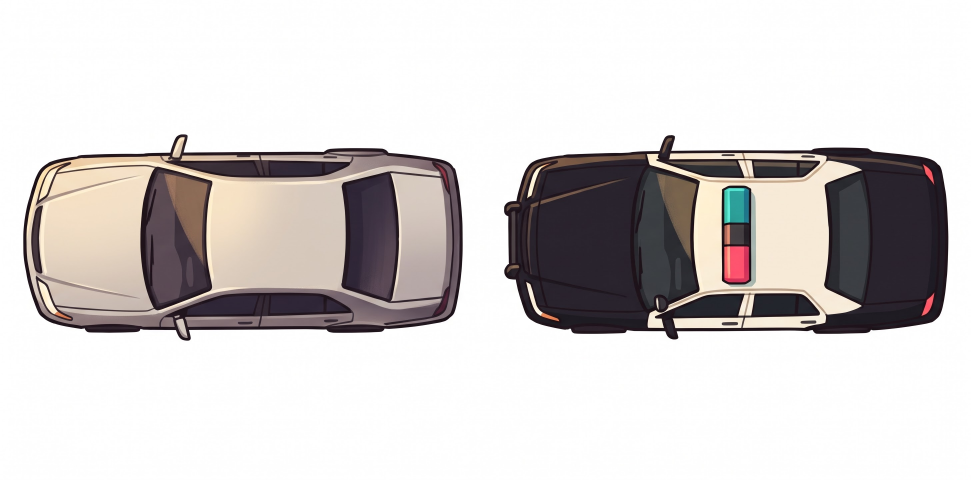
#> input picture raw/asset-1.jpg, 2912 x 1440 px (shown at 1/3 size); the run also reads 3 pictures not shown here
$ python process-assets.py
#> lines starting #> are read from the running program, lines starting #| are printed output that depends on the picture; after the words box and inside, x2 and y2 are one past the last pixel; in counts of white or black regions, pixels touching at a corner belong together
#!/usr/bin/env python3
"""Turn the raw/ art and music into the files game/ loads.

raw/ holds JPEG sprites drawn on white (no transparency) and MP3 music.  This
script gives every sprite a real transparent background (flood-fill the near-white
pixels connected to the border, so white *inside* a sprite survives), slices the
car sheet into two cars and the pedestrian sheet into 16 people, trims each sprite
to its own content, downscales the road and pavement tiles to 512x512 and copies
the music under game/music/.  Run it with the scrapling venv (it has Pillow).

    /root/.venvs/scrapling/bin/python3 tools/process-assets.py
"""

import os
import shutil

from PIL import Image, ImageChops, ImageDraw, ImageFilter

ROOT = os.path.dirname(os.path.dirname(os.path.abspath(__file__)))
RAW = os.path.join(ROOT, "raw")
GAME = os.path.join(ROOT, "game")
SPRITES = os.path.join(GAME, "assets", "sprites")
TILES = os.path.join(GAME, "assets")
MUSIC = os.path.join(GAME, "music")

# A pixel is "near-white" (background) when every channel is at least this.  The
# corners of the sprite sheets are ~254, so 232 clears the page without touching
# anything even faintly tinted inside a sprite.
NEAR_WHITE = 232

# Target sprite sizes in the game.  Cars are drawn ~140px long at the default
# zoom; storing them ~2x that keeps them crisp.  Pedestrians are drawn ~50px
# tall; store ~2x.
CAR_WIDTH = 300
PEDESTRIAN_HEIGHT = 110

# The car sheet splits at the gap between the two cars (columns 1389-1511).
CAR_SPLIT_X = 1450


def near_white_mask(rgba, threshold=NEAR_WHITE):
    """A 1-bit mask (255 = near-white) built from the minimum channel, so a pixel
    is only background when every channel is bright."""
    r, g, b, _ = rgba.split()
    mn = ImageChops.darker(ImageChops.darker(r, g), b)
    return mn.point(lambda p: 255 if p >= threshold else 0)


def clear_background(rgba, threshold=NEAR_WHITE):
    """Flood-fill from all four corners: clear only the near-white pixels that are
    connected to the border, leaving white inside a sprite (glass, highlights)."""
    mask = near_white_mask(rgba, threshold)
    w, h = mask.size
    for xy in ((0, 0), (w - 1, 0), (0, h - 1), (w - 1, h - 1)):
        if mask.getpixel(xy) == 255:
            ImageDraw.floodfill(mask, xy, 128, thresh=0)
    is_bg = mask.point(lambda p: 255 if p == 128 else 0)
    r, g, b, a = rgba.split()
    # composite(image1, image2, mask) uses image1 where the mask is 255 and
    # image2 where it is 0, so put the transparent (black) side first.
    new_a = Image.composite(Image.new("L", rgba.size, 0), a, is_bg)
    return Image.merge("RGBA", (r, g, b, new_a))


def defringe(rgba, low=195, radius=1):
    """Fade the pale JPEG halo that survives the flood fill: a near-white pixel
    sitting right next to a transparent one is background bleed, not sprite, so
    clear it.  Runs a couple of passes to eat a 1-2px ring, never reaching white
    that is safely inside the sprite."""
    minch = near_white_mask(rgba, low)
    for _ in range(radius * 2):
        a = rgba.getchannel("A")
        bg = a.point(lambda p: 255 if p == 0 else 0)
        bg = bg.filter(ImageFilter.MaxFilter(3))  # 1px dilation of transparency
        pale = ImageChops.multiply(bg, minch)
        if pale.getextrema()[1] == 0:
            break
        new_a = ImageChops.subtract(a, pale)
        rgba.putalpha(new_a)
    return rgba


def trim(rgba, pad=0):
    """Crop to the sprite's opaque content (plus an optional padding)."""
    bbox = rgba.getchannel("A").getbbox()
    if bbox is None:
        return rgba
    left = max(0, bbox[0] - pad)
    top = max(0, bbox[1] - pad)
    right = min(rgba.size[0], bbox[2] + pad)
    bottom = min(rgba.size[1], bbox[3] + pad)
    return rgba.crop((left, top, right, bottom))


def downscale_rgba(rgba, size):
    """LANCZOS downscale with premultiplied alpha so the transparent background
    does not bleed a pale halo into the sprite's edges."""
    r, g, b, a = rgba.split()
    r = ImageChops.multiply(r, a)
    g = ImageChops.multiply(g, a)
    b = ImageChops.multiply(b, a)
    r = r.resize(size, Image.LANCZOS)
    g = g.resize(size, Image.LANCZOS)
    b = b.resize(size, Image.LANCZOS)
    a = a.resize(size, Image.LANCZOS)
    rp, gp, bp, ap = r.load(), g.load(), b.load(), a.load()
    w, h = size
    for y in range(h):
        for x in range(w):
            av = ap[x, y]
            if av == 0:
                rp[x, y] = gp[x, y] = bp[x, y] = 0
            elif av < 255:
                rp[x, y] = min(255, rp[x, y] * 255 // av)
                gp[x, y] = min(255, gp[x, y] * 255 // av)
                bp[x, y] = min(255, bp[x, y] * 255 // av)
    return Image.merge("RGBA", (r, g, b, a))


def scale_to_width(img, width):
    h = max(1, round(img.size[1] * width / img.size[0]))
    return downscale_rgba(img, (width, h))


def scale_to_height(img, height):
    w = max(1, round(img.size[0] * height / img.size[1]))
    return downscale_rgba(img, (w, height))


def fringe_score(img):
    """How pale the sprite's outer edge is: the highest minimum-channel among
    opaque pixels that touch transparency, 0..255.  We want this low."""
    a = img.getchannel("A")
    transparent = a.point(lambda p: 255 if p == 0 else 0)
    edge = transparent.filter(ImageFilter.MaxFilter(3))  # dilate transparency 1px
    opaque = a.point(lambda p: 255 if p > 128 else 0)
    border = ImageChops.multiply(edge, opaque)  # opaque pixels next to the void
    r, g, b, _ = img.split()
    mn = ImageChops.darker(ImageChops.darker(r, g), b)
    masked = ImageChops.multiply(mn, border.point(lambda p: p // 255))
    extrema = masked.getextrema()
    return extrema[1]


def process_cars():
    img = Image.open(os.path.join(RAW, "asset-1.jpg")).convert("RGBA")
    sedan = clear_background(img.crop((0, 0, CAR_SPLIT_X, img.size[1])))
    police = clear_background(img.crop((CAR_SPLIT_X, 0, img.size[0], img.size[1])))
    sedan = defringe(trim(sedan))
    police = defringe(trim(police))
    sedan = scale_to_width(sedan, CAR_WIDTH)
    police = scale_to_width(police, CAR_WIDTH)
    sedan.save(os.path.join(SPRITES, "car-sedan.png"))
    police.save(os.path.join(SPRITES, "car-police.png"))
    return [("car-sedan.png", sedan), ("car-police.png", police)]


def process_pedestrians():
    img = Image.open(os.path.join(RAW, "asset-6.jpg")).convert("RGBA")
    img = clear_background(img)
    w, h = img.size
    cw, ch = w // 4, h // 4
    # Columns are up, right, down, left; rows are four different people.
    dirs = ["up", "right", "down", "left"]
    out = []
    for row in range(4):
        for col in range(4):
            cell = img.crop((col * cw, row * ch, (col + 1) * cw, (row + 1) * ch))
            cell = defringe(trim(cell))
            cell = scale_to_height(cell, PEDESTRIAN_HEIGHT)
            name = f"person-{row}-{dirs[col]}.png"
            cell.save(os.path.join(SPRITES, name))
            out.append((name, cell))
    return out


def process_tiles():
    road = Image.open(os.path.join(RAW, "asset-3.jpg")).convert("RGB")
    pavement = Image.open(os.path.join(RAW, "asset-5.jpg")).convert("RGB")
    road = road.resize((512, 512), Image.LANCZOS)
    pavement = pavement.resize((512, 512), Image.LANCZOS)
    road.save(os.path.join(TILES, "road.png"))
    pavement.save(os.path.join(TILES, "pavement.png"))


def process_music():
    shutil.copyfile(os.path.join(RAW, "music-2.mp3"), os.path.join(MUSIC, "city-sunny-loop.mp3"))
    shutil.copyfile(os.path.join(RAW, "music-1.mp3"), os.path.join(MUSIC, "chase-pursuit-protocol.mp3"))


def main():
    os.makedirs(SPRITES, exist_ok=True)
    os.makedirs(TILES, exist_ok=True)
    os.makedirs(MUSIC, exist_ok=True)

    cars = process_cars()
#> in near_white_mask, `return mn.point(lambda p: 255 if p >= threshold else 0)`:
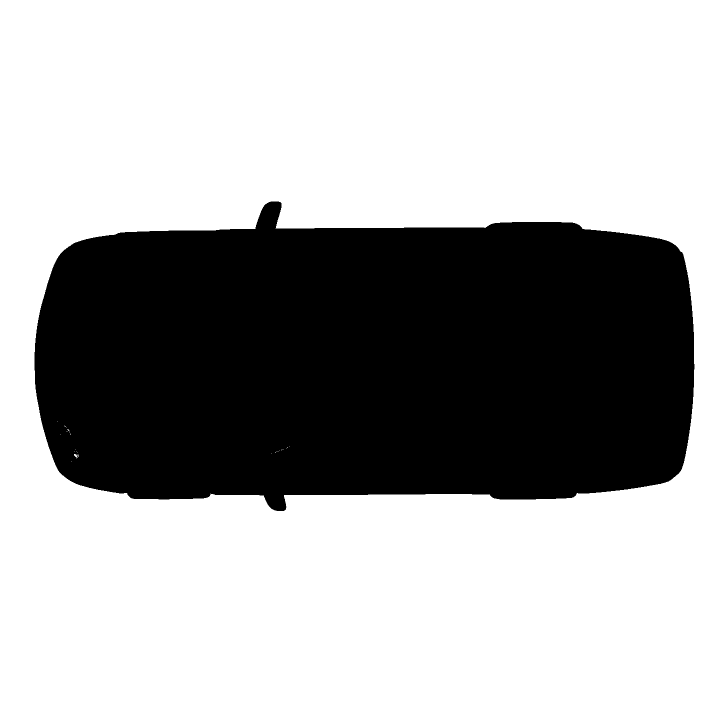
#> returned value: PIL image 1450x1440 L (shown at 1/2 size); 67.3% white; 1 black region, box (x1, y1, x2, y2) and area: (69, 403, 1389, 1022) 681871
#> after the loop in clear_background, `for xy in ((0, 0), (w - 1, 0), (0, h - 1), (w - 1, h - 1)):`:
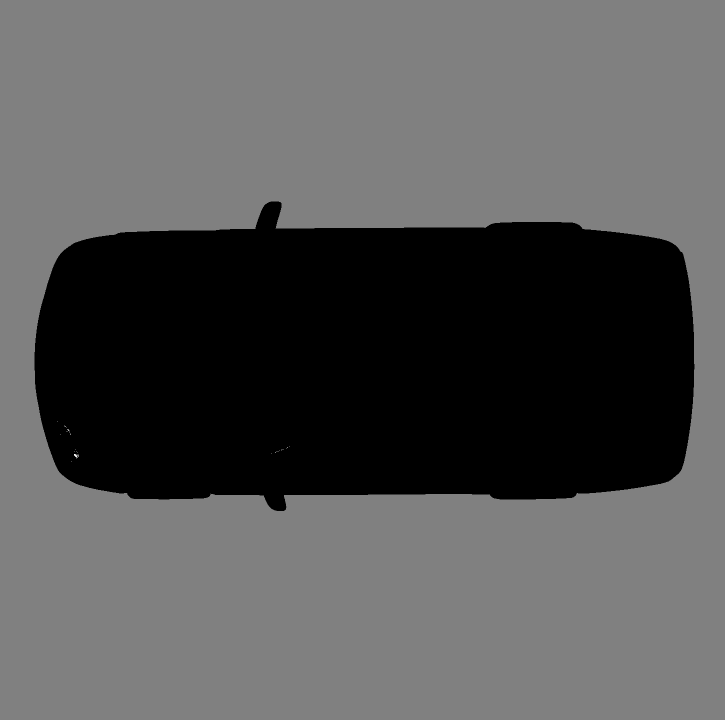
#> mask: PIL image 1450x1440 L (shown at 1/2 size); min 0, max 255, mean 86.2
#> in clear_background, `is_bg = mask.point(lambda p: 255 if p == 128 else 0)`: is_bg: PIL image 1450x1440 L; 67.3% white; 1 black region, box (x1, y1, x2, y2) and area: (69, 403, 1389, 1022) 681952
#> in clear_background, `r, g, b, a = rgba.split()`: a: PIL image 1450x1440 L; every value is 255
#> call 2 of clear_background, with threshold = 232
#> in near_white_mask (call 2), `return mn.point(lambda p: 255 if p >= threshold else 0)`: returned value: PIL image 1462x1440 L; 67.2% white; 1 black region, box (x1, y1, x2, y2) and area: (62, 405, 1395, 1019) 690618
#> in clear_background (call 2), `mask = near_white_mask(rgba, threshold)`:
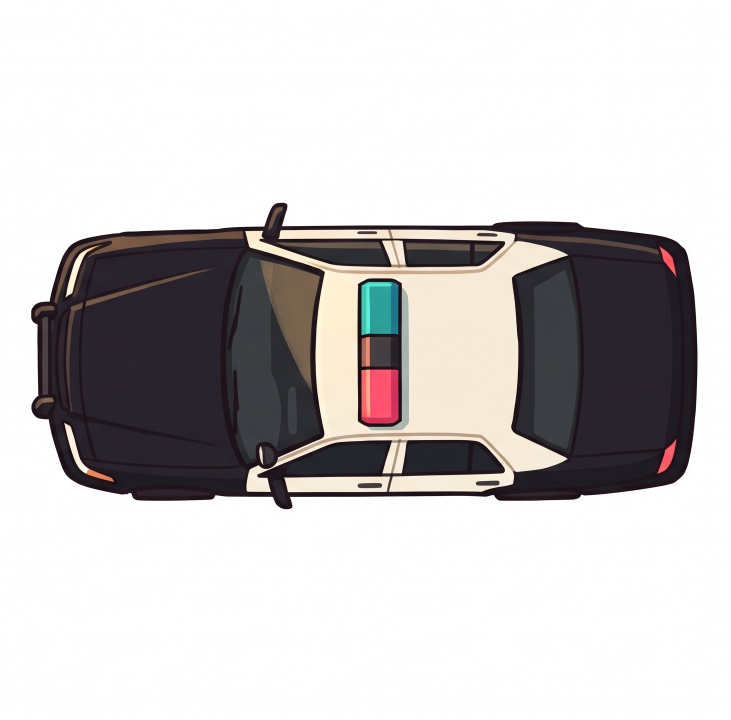
#> rgba: PIL image 1462x1440 RGBA (shown at 1/2 size); mean R, G, B, A 201.9, 199, 199, 255
#> in clear_background (call 2), `is_bg = mask.point(lambda p: 255 if p == 128 else 0)`: is_bg: PIL image 1462x1440 L; 67.2% white; 1 black region, box (x1, y1, x2, y2) and area: (62, 405, 1395, 1019) 691540
#> in clear_background (call 2), `r, g, b, a = rgba.split()`: a: PIL image 1462x1440 L; every value is 255
#> in trim, `bbox = rgba.getchannel("A").getbbox()`: bbox = (69, 403, 1389, 1022)
#> in trim, `left = max(0, bbox[0] - pad)`: left = 69
#> in trim, `top = max(0, bbox[1] - pad)`: top = 403
#> in trim, `right = min(rgba.size[0], bbox[2] + pad)`: right = 1389
#> in trim, `bottom = min(rgba.size[1], bbox[3] + pad)`: bottom = 1022
#> in near_white_mask (call 3), `return mn.point(lambda p: 255 if p >= threshold else 0)`: returned value: PIL image 1320x619 L; 28.5% white; 354 white regions (293 under 20 px), largest, box (x1, y1, x2, y2) and area: (482, 0, 1320, 619) 79534, (0, 0, 486, 619) 56371, (49, 96, 395, 426) 50699
#> after the loop in defringe, `for _ in range(radius * 2):`: a: PIL image 1320x619 L; 83.4% white; 4 black regions, box (x1, y1, x2, y2) and area: (482, 0, 1320, 326) 47953, (0, 0, 473, 302) 34550, (499, 335, 1320, 619) 31572, (0, 337, 485, 619) 21785
#> after the loop in defringe, `for _ in range(radius * 2):`:
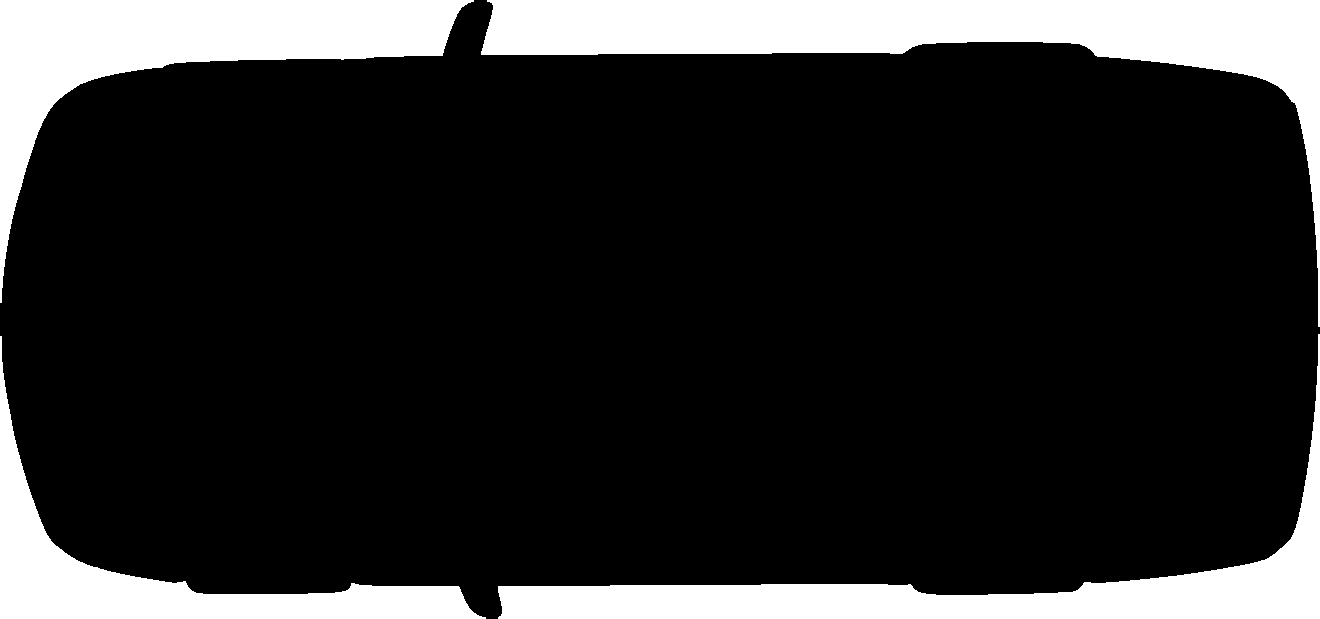
#> bg: PIL image 1320x619 L; 17.1% white; 4 white regions, box (x1, y1, x2, y2) and area: (481, 0, 1320, 327) 49164, (0, 0, 474, 303) 35328, (498, 334, 1320, 619) 32712, (0, 336, 486, 619) 22579
#> after the loop in defringe, `for _ in range(radius * 2):`: new_a: PIL image 1320x619 L; 83.4% white; 4 black regions, box (x1, y1, x2, y2) and area: (482, 0, 1320, 327) 47954, (0, 0, 473, 303) 34551, (499, 334, 1320, 619) 31573, (0, 336, 486, 619) 21787
#> call 4 of near_white_mask, with threshold = 195
#> in near_white_mask (call 4), `r, g, b, _ = rgba.split()`:
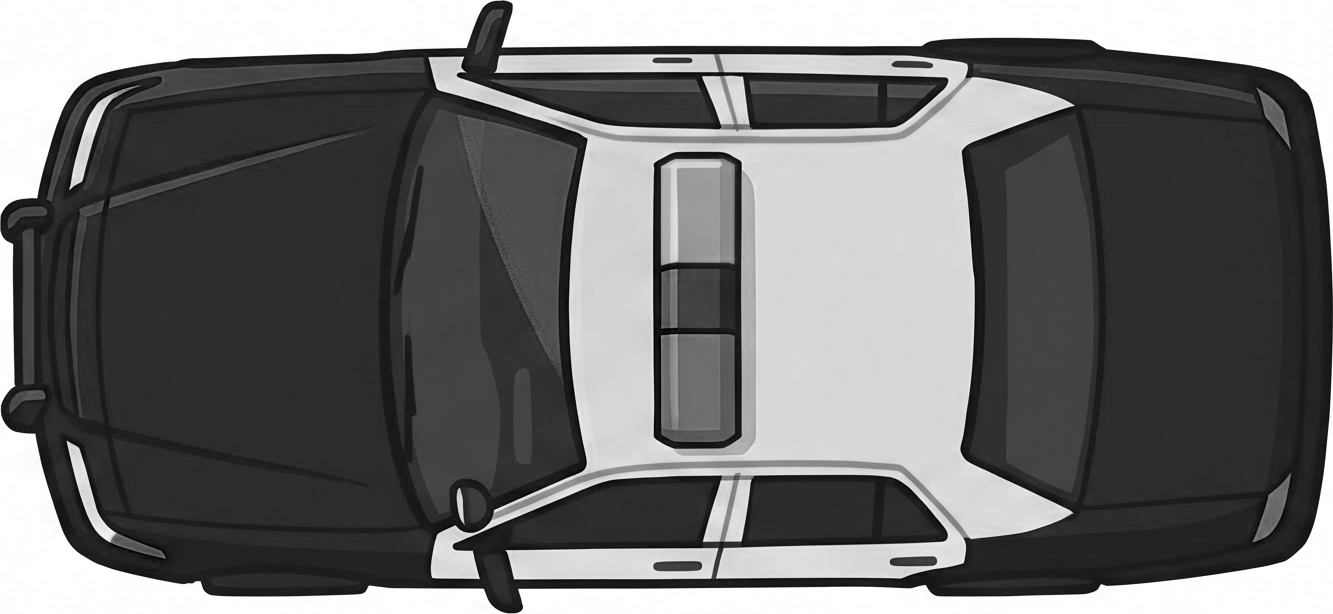
#> b: PIL image 1333x614 L; min 0, max 255, mean 111.9
#> in near_white_mask (call 4), `return mn.point(lambda p: 255 if p >= threshold else 0)`: returned value: PIL image 1333x614 L; 33.2% white; 15 white regions, largest, box (x1, y1, x2, y2) and area: (429, 55, 1074, 539) 117878, (502, 0, 1333, 278) 42633, (0, 0, 500, 216) 35564
#> the loop in defringe (call 2), `for _ in range(radius * 2):` made 2 passes
#> pass 1, in defringe (call 2), `a = rgba.getchannel("A")`:
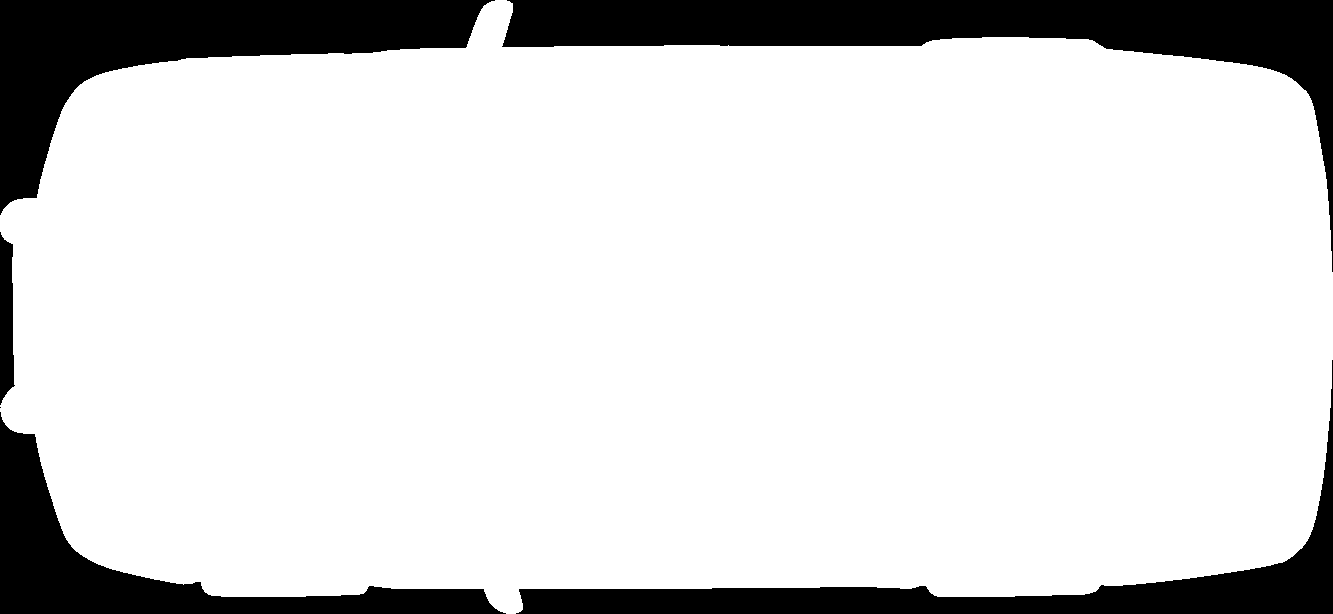
#> a: PIL image 1333x614 L; 84.5% white; 6 black regions (1 under 20 px), largest, box (x1, y1, x2, y2) and area: (502, 0, 1333, 272) 42382, (0, 0, 495, 215) 35430, (516, 360, 1333, 614) 25129, (0, 412, 506, 614) 21965, (0, 232, 15, 405) 2015
#> pass 1, in defringe (call 2), `pale = ImageChops.multiply(bg, minch)`:
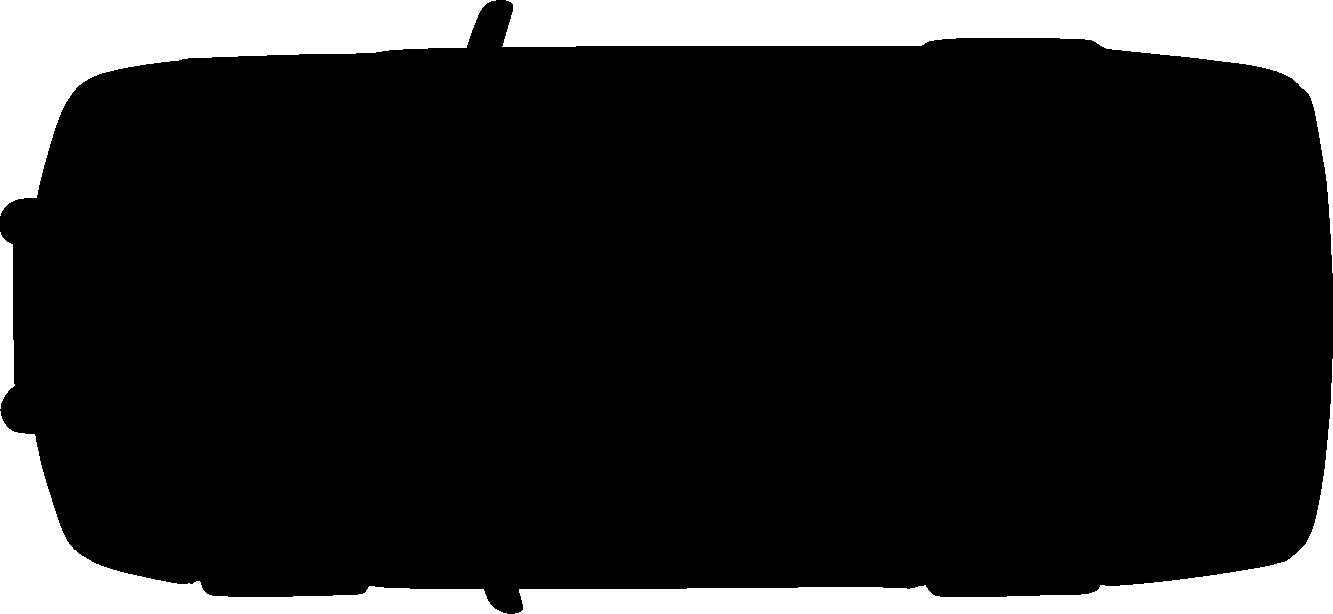
#> pale: PIL image 1333x614 L; 15.6% white; 5 white regions, box (x1, y1, x2, y2) and area: (502, 0, 1333, 273) 42628, (0, 0, 496, 216) 35560, (515, 359, 1333, 614) 25317, (0, 411, 507, 614) 22101, (0, 232, 15, 409) 2066
#> cars = 2 items
    people = process_pedestrians()
#> the loop in process_pedestrians, `for row in range(4):` made 4 passes
#> after the loop in process_pedestrians, `for row in range(4):`: out = 16 items
#> people = 16 items
    process_tiles()
    process_music()

    print("sprites:")
    for name, img in cars + people:
        print(f"  {name}  {img.size}  fringe={fringe_score(img)}")
#> this loop made 18 passes
#> name on passes 1 to 12: 'car-sedan.png', 'car-police.png', 'person-0-up.png', 'person-0-right.png', 'person-0-down.png', 'person-0-left.png', 'person-1-up.png', 'person-1-right.png', 'person-1-down.png', 'person-1-left.png', 'person-2-up.png', 'person-2-right.png'
#|   car-sedan.png  (300, 141)  fringe=0
#|   car-police.png  (300, 138)  fringe=0
#|   person-0-up.png  (103, 110)  fringe=0
#|   person-0-right.png  (91, 110)  fringe=0
#|   person-0-down.png  (114, 110)  fringe=0
#|   person-0-left.png  (88, 110)  fringe=0
#|   person-1-up.png  (114, 110)  fringe=0
#|   person-1-right.png  (83, 110)  fringe=0
#> (further printed lines are left out)
    print("tiles: road.png, pavement.png (512x512)")
    print("music: city-sunny-loop.mp3, chase-pursuit-protocol.mp3")


if __name__ == "__main__":
    main()
